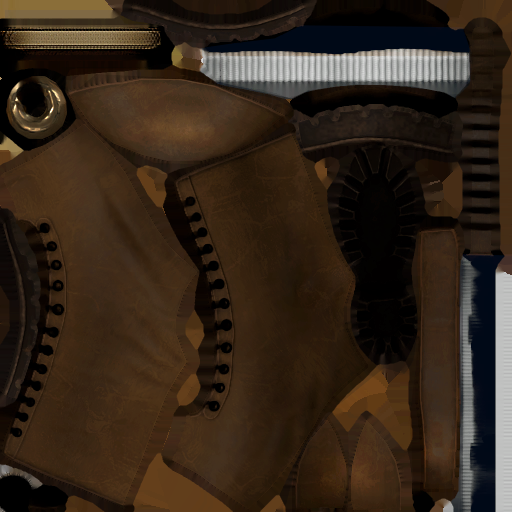
#> input picture scratch/lara_source/8016.png, 512 x 512 px, found by its file name
$ python inspect_original_8016_subregions.py
#> lines starting #> are read from the running program, lines starting #| are printed output that depends on the picture
from PIL import Image
import numpy as np

def main():
    img_path = "sources_backup/lara-croft-2026-rigged/textures/8016.png"
    img = Image.open(img_path).convert('RGB')
    arr = np.array(img)

    # Grid cell helper (cell is 32x32)
    def print_cell_info(name, row, col):
        y0, y1 = row * 32, (row + 1) * 32
        x0, x1 = col * 32, (col + 1) * 32
        cell_pixels = arr[y0:y1, x0:x1]
        avg = np.mean(cell_pixels, axis=(0,1))
        min_val = np.min(cell_pixels, axis=(0,1))
        max_val = np.max(cell_pixels, axis=(0,1))
        print(f"{name} (Row={row}, Col={col} | Y=[{y0},{y1}], X=[{x0},{x1}]):")
        print(f"  Avg: R={avg[0]:.1f}, G={avg[1]:.1f}, B={avg[2]:.1f}")
        print(f"  Min: R={min_val[0]}, G={min_val[1]}, B={min_val[2]}")
        print(f"  Max: R={max_val[0]}, G={max_val[1]}, B={max_val[2]}")

    print("--- Candidate Region A: Top-left ---")
    for r in range(3):
        for c in range(4):
            print_cell_info(f"Top-Left R{r}C{c}", r, c)
#> this loop made 3 passes
#> (printed output is left out)
#> pass 1, in print_cell_info (call 4), `cell_pixels = arr[y0:y1, x0:x1]`:
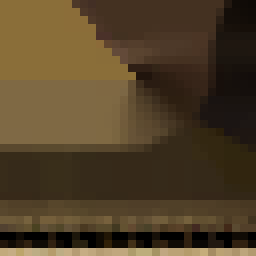
#> cell_pixels: shape (32, 32, 3) (shown 8 times larger); mean R, G, B 80.5, 63.7, 39.4

    print("\n--- Candidate Region B: Bottom-right-ish ---")
    for r in range(13, 16):
        for c in range(7, 15):
            print_cell_info(f"Bottom-Right R{r}C{c}", r, c)
#> this loop made 3 passes
#> (printed output is left out)
#> pass 1, in print_cell_info (call 13), `cell_pixels = arr[y0:y1, x0:x1]`:
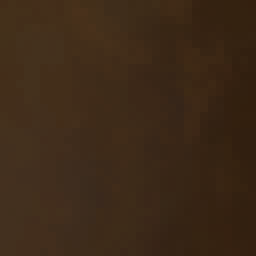
#> cell_pixels: shape (32, 32, 3) (shown 8 times larger); mean R, G, B 60.7, 41.4, 24
#> pass 1, in print_cell_info (call 14), `cell_pixels = arr[y0:y1, x0:x1]`:
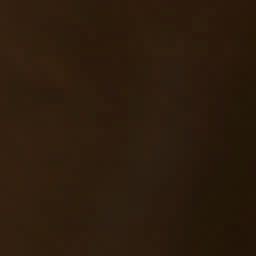
#> cell_pixels: shape (32, 32, 3) (shown 8 times larger); mean R, G, B 44.1, 28, 13.2
#> pass 1, in print_cell_info (call 16), `cell_pixels = arr[y0:y1, x0:x1]`:
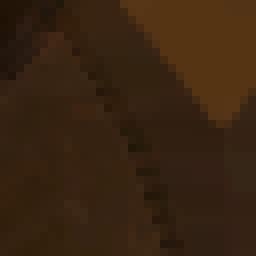
#> cell_pixels: shape (32, 32, 3) (shown 8 times larger); mean R, G, B 57.2, 36, 17.3

    print("\n--- Candidate Region C: Far-right / Column 15 ---")
    for r in range(16):
        print_cell_info(f"Col 15 R{r}", r, 15)
#> this loop made 16 passes
#> (avg in print_cell_info, min_val in print_cell_info, max_val in print_cell_info) on passes 1 to 12: ([65.52, 42.46, 20.15], [15, 9, 3], [80, 51, 24]), ([38, 24.92, 12.36], [11, 7, 1], [73, 47, 23]), ([40.88, 26.56, 12.78], [17, 7, 1], [71, 45, 23]), ([42.83, 28.55, 15.91], [2, 0, 0], [71, 47, 33]), ([45.71, 31.37, 18.47], [0, 0, 0], [71, 46, 36]), ([42.52, 29.54, 17.61], [0, 0, 0], [69, 45, 37]), ([42.32, 28.62, 16.25], [0, 0, 0], [71, 45, 29]), ([45.17, 30.69, 18.73], [0, 0, 0], [76, 50, 41]), ([63.96, 63.78, 68.91], [0, 9, 22], [195, 197, 197]), ([98.86, 103.4, 109.4], [0, 9, 23], [199, 199, 199]), ([98.66, 103.3, 109.3], [0, 9, 23], [199, 201, 199]), ([98.67, 103.3, 109.3], [0, 9, 23], [199, 201, 199])
#> (printed output is left out)
#> pass 1, in print_cell_info (call 37), `cell_pixels = arr[y0:y1, x0:x1]`:
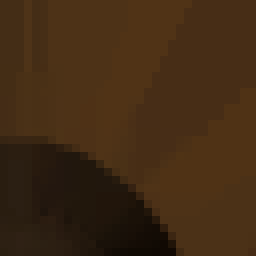
#> cell_pixels: shape (32, 32, 3) (shown 8 times larger); mean R, G, B 65.5, 42.5, 20.1
#> pass 2, in print_cell_info (call 38), `cell_pixels = arr[y0:y1, x0:x1]`:
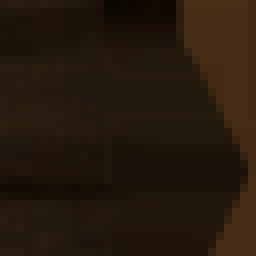
#> cell_pixels: shape (32, 32, 3) (shown 8 times larger); mean R, G, B 38, 24.9, 12.4
#> pass 3, in print_cell_info (call 39), `cell_pixels = arr[y0:y1, x0:x1]`:
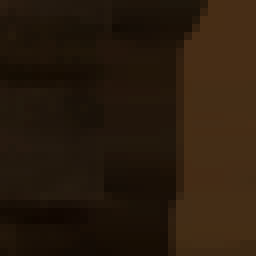
#> cell_pixels: shape (32, 32, 3) (shown 8 times larger); mean R, G, B 40.9, 26.6, 12.8

if __name__ == "__main__":
    main()

$ run again, with scratch/lara_source/8000.png copied over scratch/lara_source/8016.png
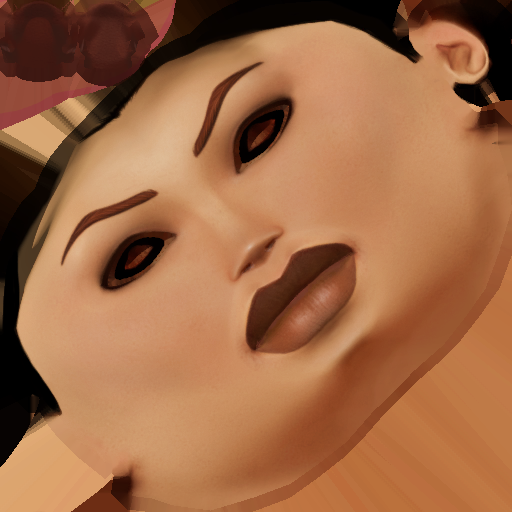
#> input picture scratch/lara_source/8000.png, 512 x 512 px, found by its file name
#> the loop in main, `for r in range(3):` made 3 passes
#> (printed output is left out)
#> the loop in main, `for r in range(13, 16):` made 3 passes
#> (printed output is left out)
#> the loop in main, `for r in range(16):` made 16 passes
#> (avg in print_cell_info, min_val in print_cell_info, max_val in print_cell_info) on passes 1 to 8: ([8.5, 2.42, 0.565], [0, 0, 0], [47, 19, 3]), ([34.71, 22.27, 14.98], [0, 0, 0], [221, 169, 124]), ([32.92, 20.65, 13.04], [0, 0, 0], [218, 168, 124]), ([78.18, 36.15, 17.73], [0, 0, 0], [212, 148, 98]), ([159.6, 99.25, 61.16], [87, 39, 20], [185, 123, 79]), ([177.7, 115.1, 71.29], [171, 107, 63], [183, 121, 77]), ([171.1, 106.5, 64.34], [158, 92, 52], [183, 120, 76]), ([163.4, 96.69, 56.75], [153, 85, 48], [177, 113, 71])
#> (printed output is left out)
#> pass 1, in print_cell_info (call 37), `cell_pixels = arr[y0:y1, x0:x1]`:
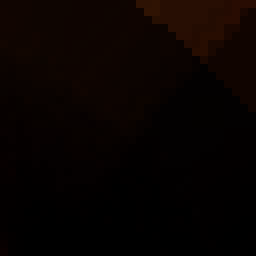
#> cell_pixels: shape (32, 32, 3) (shown 8 times larger); mean R, G, B 8.5, 2.4, 0.6
#> pass 3, in print_cell_info (call 39), `cell_pixels = arr[y0:y1, x0:x1]`:
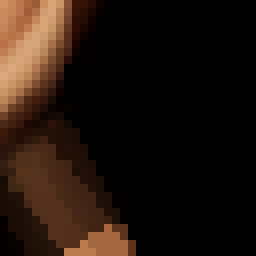
#> cell_pixels: shape (32, 32, 3) (shown 8 times larger); mean R, G, B 32.9, 20.7, 13

$ run again, with scratch/lara_source/8001.png copied over scratch/lara_source/8016.png
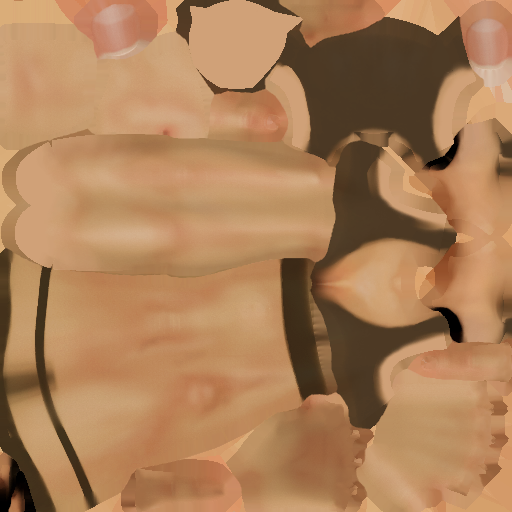
#> input picture scratch/lara_source/8001.png, 512 x 512 px, found by its file name
#> the loop in main, `for r in range(3):` made 3 passes
#> (printed output is left out)
#> the loop in main, `for r in range(13, 16):` made 3 passes
#> (printed output is left out)
#> the loop in main, `for r in range(16):` made 16 passes
#> (avg in print_cell_info, min_val in print_cell_info, max_val in print_cell_info) on passes 1 to 7: ([197.6, 141.3, 107.8], [187, 121, 82], [221, 167, 149]), ([195.5, 140.3, 115], [185, 117, 85], [206, 174, 150]), ([212.5, 175.8, 146.3], [188, 134, 101], [222, 194, 175]), ([210.6, 162.6, 116.5], [153, 112, 73], [221, 186, 156]), ([160.3, 120.5, 83.51], [75, 55, 35], [218, 169, 120]), ([165.5, 119.4, 78.66], [75, 55, 35], [209, 159, 113]), ([200.4, 148, 102.6], [184, 132, 88], [211, 162, 120])
#> (printed output is left out)
#> pass 1, in print_cell_info (call 37), `cell_pixels = arr[y0:y1, x0:x1]`:
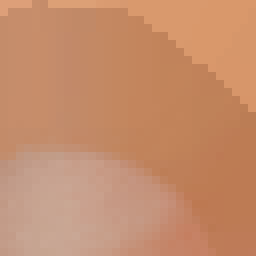
#> cell_pixels: shape (32, 32, 3) (shown 8 times larger); mean R, G, B 197.6, 141.3, 107.8
#> pass 3, in print_cell_info (call 39), `cell_pixels = arr[y0:y1, x0:x1]`:
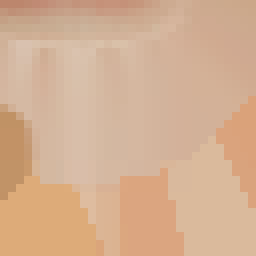
#> cell_pixels: shape (32, 32, 3) (shown 8 times larger); mean R, G, B 212.5, 175.8, 146.3

$ run again, with scratch/lara_source/8002.png copied over scratch/lara_source/8016.png
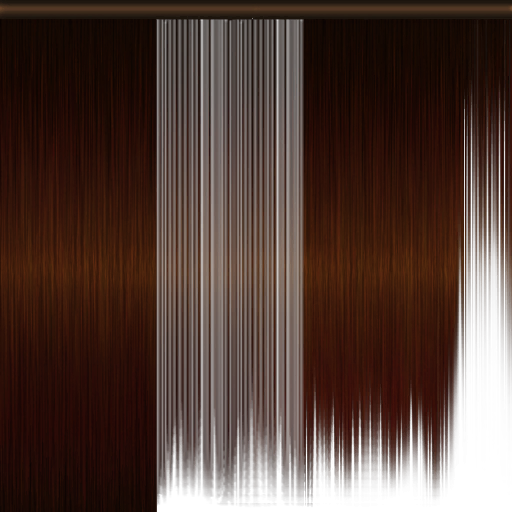
#> input picture scratch/lara_source/8002.png, 512 x 512 px, found by its file name
#> the loop in main, `for r in range(3):` made 3 passes
#> (printed output is left out)
#> the loop in main, `for r in range(13, 16):` made 3 passes
#> (printed output is left out)
#> the loop in main, `for r in range(16):` made 16 passes
#> (avg in print_cell_info, min_val in print_cell_info, max_val in print_cell_info) on passes 1 to 8: ([39.02, 24.82, 15.08], [12, 4, 0], [115, 75, 45]), ([23.98, 8.76, 2.32], [13, 4, 0], [41, 14, 6]), ([29.14, 9.4, 2.92], [14, 4, 0], [52, 17, 8]), ([34.81, 10.67, 3.79], [16, 0, 0], [60, 20, 8]), ([41.11, 13.1, 5.8], [16, 4, 0], [60, 20, 12]), ([44.16, 16.05, 7.33], [10, 4, 0], [65, 28, 12]), ([47.68, 19.85, 8.17], [4, 0, 0], [81, 36, 16]), ([47.41, 21.73, 8.03], [4, 0, 0], [77, 36, 13])
#> (printed output is left out)
#> pass 2, in print_cell_info (call 38), `cell_pixels = arr[y0:y1, x0:x1]`:
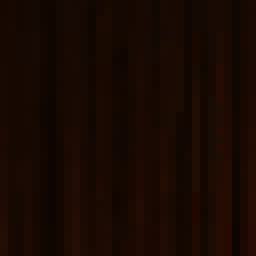
#> cell_pixels: shape (32, 32, 3) (shown 8 times larger); mean R, G, B 24, 8.8, 2.3
